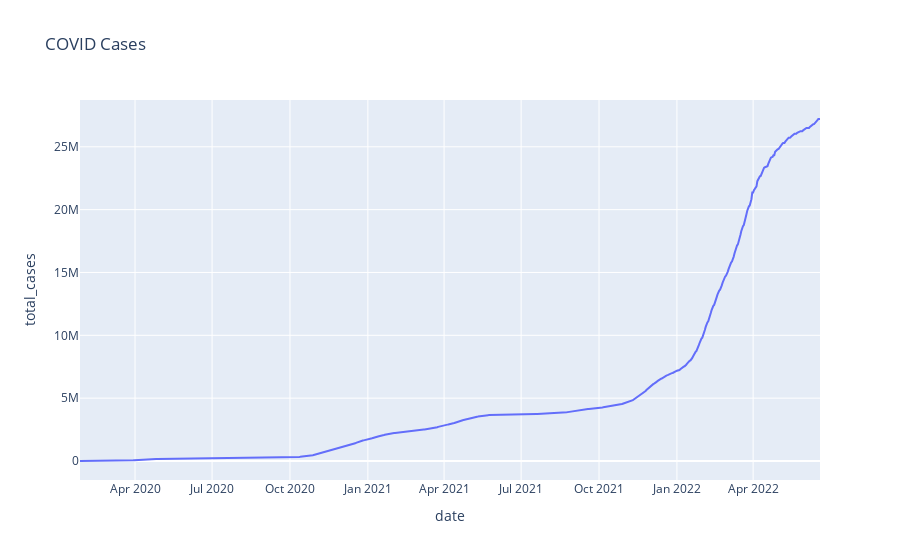

Notebook source saved alongside this figure:
### Code cell
fig = px.line(df_GER, x="date", y="total_cases", title='COVID Cases')
fig.show()

### Figure 1 — Plotly figure (JSON) as saved in the notebook; plotly's stock layout.template omitted (floating-point values rounded to 4 significant figures; data arrays with more than 128 entries replaced by an {"elided": "..."} marker saying what was removed)
{"data": [{"hovertemplate": "date=%{x}<br>total_cases=%{y}<extra></extra>", "legendgroup": "", "line": {"color": "#636efa", "dash": "solid"}, "marker": {"symbol": "circle"}, "mode": "lines", "name": "", "orientation": "v", "showlegend": false, "type": "scatter", "x": {"elided": "875 str values"}, "xaxis": "x", "y": {"elided": "875 int values"}, "yaxis": "y"}], "layout": {"legend": {"tracegroupgap": 0}, "title": {"text": "COVID Cases"}, "xaxis": {"anchor": "y", "domain": [0, 1], "title": {"text": "date"}}, "yaxis": {"anchor": "x", "domain": [0, 1], "title": {"text": "total_cases"}}}}
